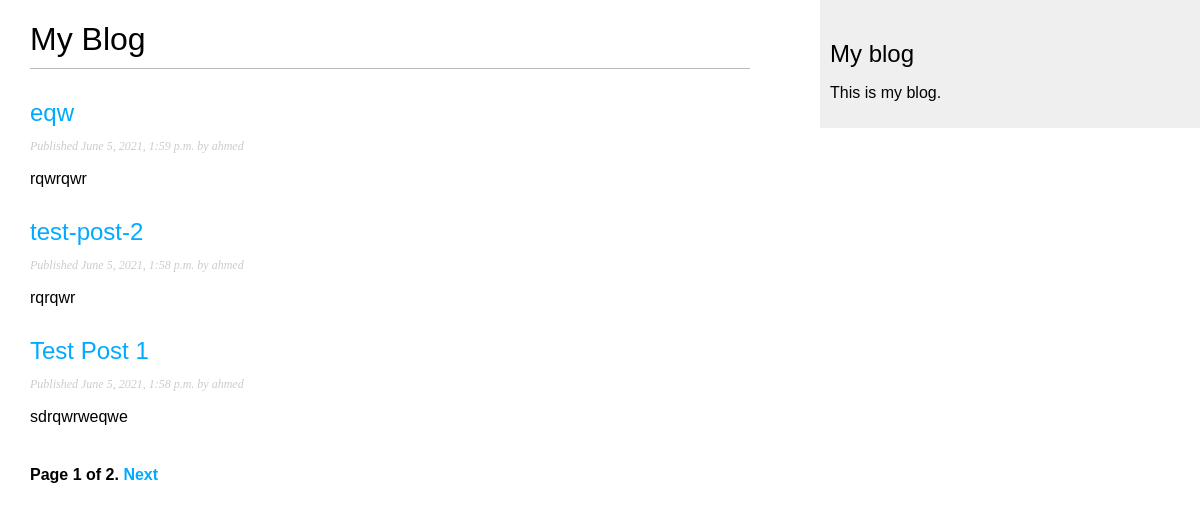
Screenshot of /blog/ with the database file from the repository.
### blog/models.py (models this page shows, shortened)
class Post(models.Model):
    STATUS_CHOICES = (("draft", "Draft"), ("published", "Published"))
    title = models.CharField(max_length=250)
    slug = models.SlugField(max_length=250, unique_for_date="publish")
    author = models.ForeignKey(
        User, on_delete=models.CASCADE, related_name="blog_posts"
    )
    body = models.TextField()
    publish = models.DateTimeField(default=timezone.now)
    created = models.DateTimeField(auto_now_add=True)
    updated = models.DateTimeField(auto_now=True)
    status = models.CharField(max_length=10, choices=STATUS_CHOICES, default="draft")
    objects = models.Manager()  # The default
    published = PublishedManager()
    class Meta:
        ordering = ("-publish",)
    def get_absolute_url(self):
        return reverse(
            "blog:post_detail",
            args=[self.publish.year, self.publish.month, self.publish.day, self.slug],
        )

### blog/views.py (the view)
# urls.py: path("", views.PostListView.as_view(), name="post_list"),
class PostListView(ListView):
    queryset = Post.published.all()
    context_object_name = "posts"
    paginate_by = 3
    template_name = "blog/post/list.html"

### blog/templates/blog/post/list.html
{% extends "blog/base.html" %} {% block title %}My Blog{% endblock %} {% block content %}
<h1>My Blog</h1>
{% for post in posts %}
<h2>
    <a href="{{ post.get_absolute_url }}"> {{ post.title }} </a>
</h2>
<p class="date">Published {{ post.publish }} by {{ post.author }}</p>
{{ post.body|truncatewords:30|linebreaks }} {% endfor %} {% include "pagination.html" with page=page_obj %} {%endblock%}

### blog/static/css/blog.css (style rules this page uses)
body { margin: 0; padding: 0; font-family: helvetica, sans-serif; }
a { color: #00abff; text-decoration: none; }
h1 { font-weight: normal; border-bottom: 1px solid #bbb; padding: 0 0 10px 0; }
h2 { font-weight: normal; margin: 30px 0 0; }
p.date { color: #ccc; font-family: georgia, serif; font-size: 12px; font-style: italic; }

### rows the page displays
Post: title "eqw", publish "June 5, 2021, 1:59 p.m.", author "ahmed", body "rqwrqwr"
Post: title "test-post-2", publish "June 5, 2021, 1:58 p.m.", author "ahmed", body "rqrqwr"
Post: title "Test Post 1", publish "June 5, 2021, 1:58 p.m.", author "ahmed", body "sdrqwrweqwe"

### other values shown
{{ page.number }} "1"
{{ page.paginator.num_pages }} "2"
